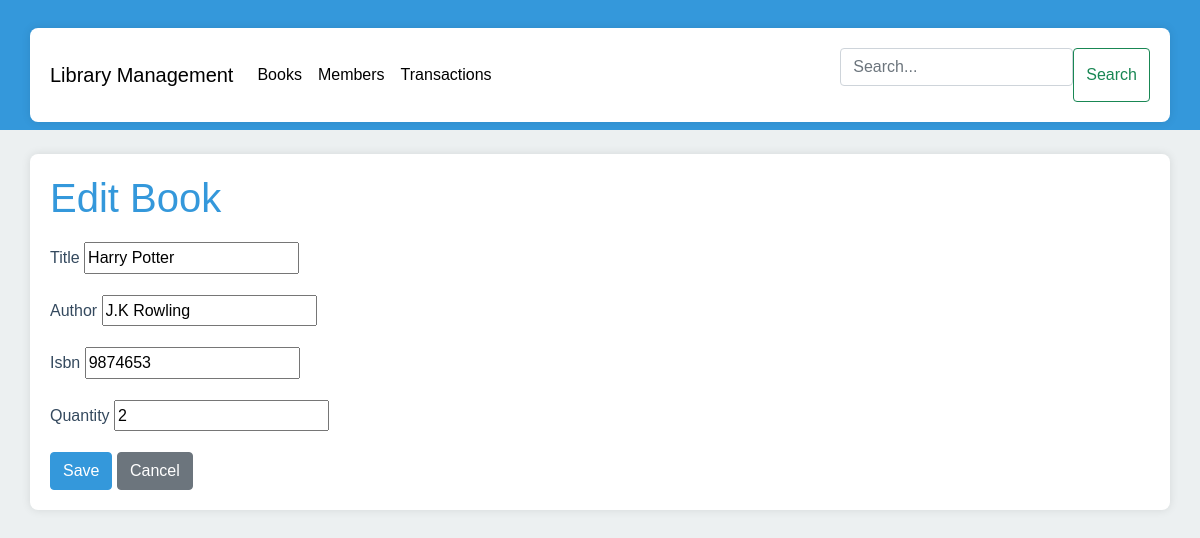
Screenshot of /books/1/edit/ with the database file from the repository.
### library/models.py (models this page shows, shortened)
class Book(models.Model):
    title = models.CharField(max_length=100)
    author = models.CharField(max_length=100)
    isbn = models.CharField(max_length=13, unique=True)
    quantity = models.PositiveIntegerField()

### library/views.py (the view)
# urls.py: path('books/<int:pk>/edit/', views.book_update, name='book_edit'),
def book_update(request, pk):
    book = get_object_or_404(Book, pk=pk)
    if request.method == 'POST':
        form = BookForm(request.POST, instance=book)
        if form.is_valid():
            form.save()
            messages.success(request, 'Book updated successfully.')
            return redirect('book_list')
    else:
        form = BookForm(instance=book)
    return render(request, 'book_form.html', {'form': form})

### library/forms.py
class BookForm(forms.ModelForm):
    class Meta:
        model = Book
        fields = ['title', 'author', 'isbn', 'quantity']

### library/templates/book_form.html (shortened to what this page needs)
{% extends 'base.html' %}
{% block content %}
<h1>{% if form.instance.pk %}Edit{% else %}Add{% endif %} Book</h1>
<form method="post">
    {% for field in form %}
    <div class="mb-3">
        <label for="{{ field.id_for_label }}" class="form-label">{{ field.label }}</label>
        {{ field }}
    </div>
    {% endfor %}
    <button type="submit" class="btn btn-primary">Save</button>
    <a href="{% url 'book_list' %}" class="btn btn-secondary">Cancel</a>
</form>
{% endblock %}

### library/static/css/style.css (style rules this page uses)
:root { --primary-color: #3498db; --secondary-color: #2ecc71; --background-color: #ecf0f1; --text-color: #34495e; --danger-color: #e74c3c; }
body { font-family: 'Arial', sans-serif; line-height: 1.6; color: var(--text-color); background-color: var(--background-color); }
h1 { color: var(--primary-color); margin-bottom: 20px; }
.btn-primary { background-color: var(--primary-color); border-color: var(--primary-color); }

### rows the page displays
Book: form "Harry Potter" "J.K Rowling" "9874653" "2"

### other values shown
{{ field.label }} "Title" "Author" "Isbn" "Quantity"
